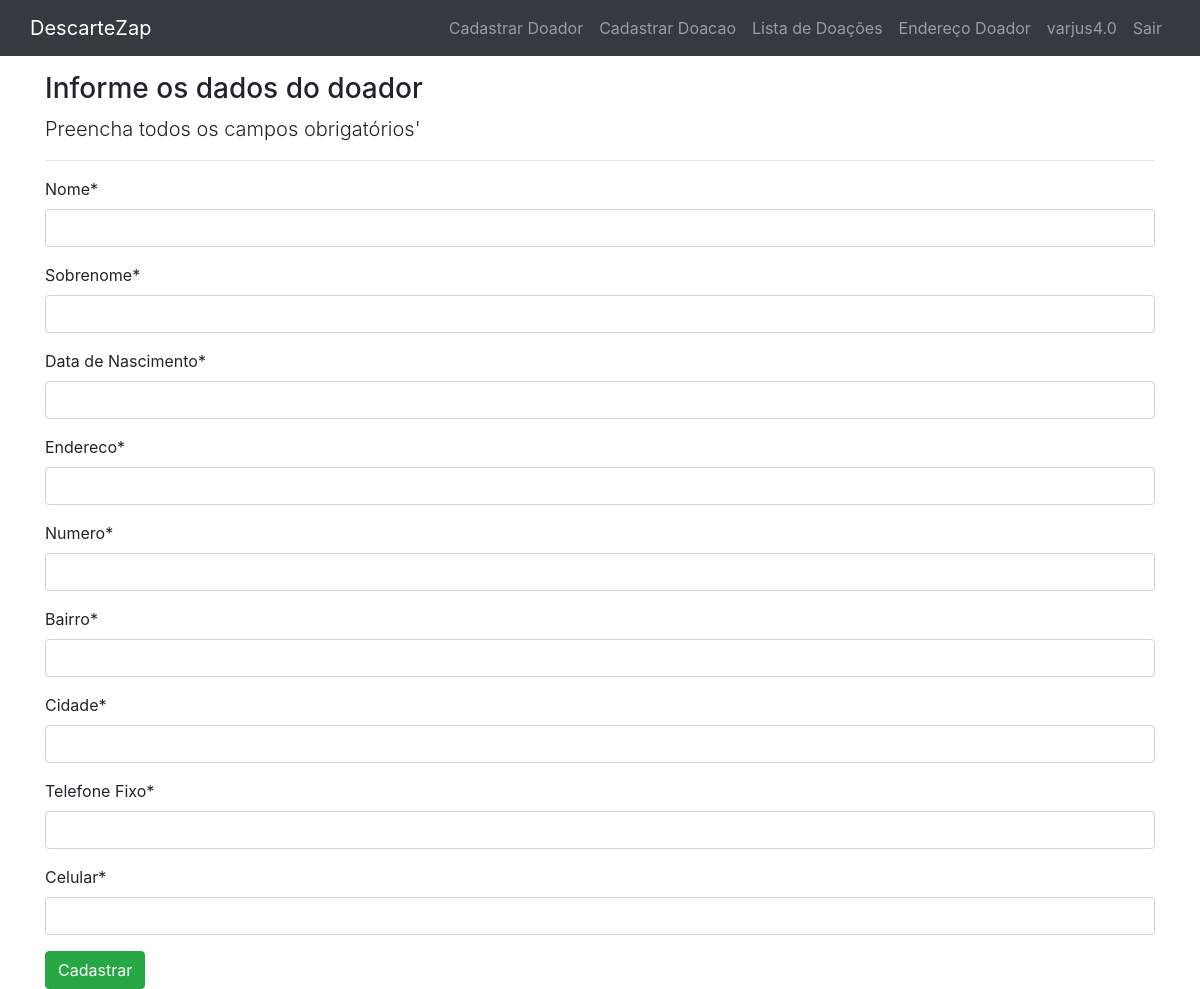
/atualizar-dados/ (signed in), run on an earlier commit of the app's database.
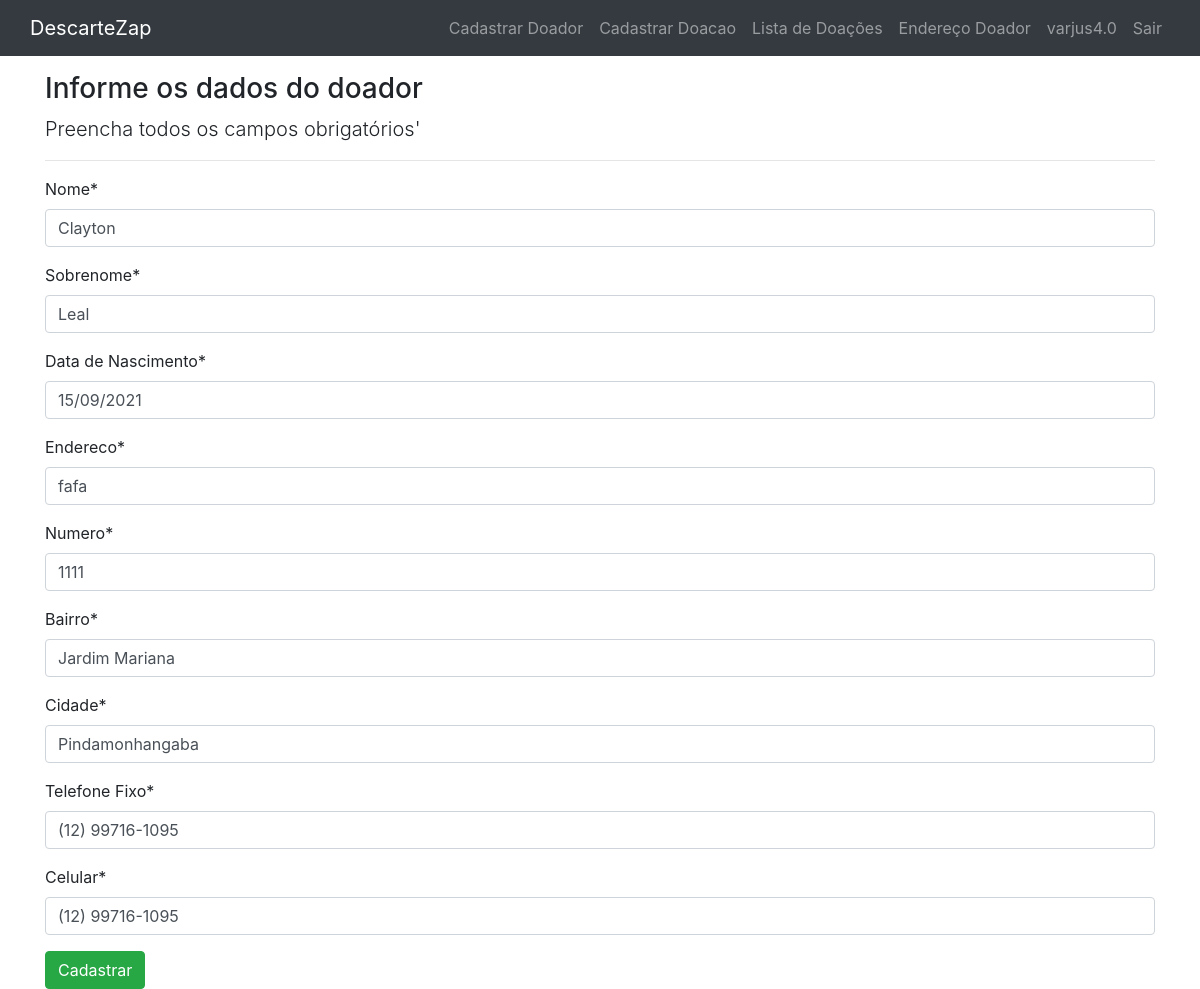
And on a later commit of the database.
### cadastros/models.py (models this page shows, shortened)
class Doadores(models.Model):
    nome = models.CharField(max_length=20, blank=False, null=True)
    sobrenome = models.CharField(max_length=20, blank=False, null=True)
    dataNascimento = models.DateField(max_length=10, blank=False, verbose_name="Data de Nascimento", null=True)
    endereco = models.CharField(max_length=100, blank=False, null=True)
    numero = models.CharField(max_length=10, blank=False, null=True)
    complemento = models.CharField(max_length=10, blank=False, null=True)
    bairro = models.CharField(max_length=20, blank=False, null=True)
    cidade = models.CharField(max_length=20, blank=False, null=True)
    telefonefixo = models.CharField(max_length=20, blank=False, unique=True, verbose_name="Telefone Fixo", null=True)
    celular = models.CharField(max_length=20, blank=False, unique=True, null=True)
    username = models.ForeignKey(User, max_length=20, on_delete=models.PROTECT, null=False)

### cadastros/views.py (the view)
# urls.py: path('atualizar-dados/', DoadorUpdate.as_view(), name="atualizar-dados"),
class DoadorUpdate(UpdateView):
    template_name = 'cadastrar/doador.html'
    model = Doadores
    fields = ['nome', 'sobrenome', 'dataNascimento', 'endereco', 'numero', 'bairro', 'cidade', 'telefonefixo',
              'celular']
    success_url = reverse_lazy('paginas:home')
    def get_object(self, queryset=None):
        self.object = get_object_or_404(Doadores, username=self.request.user)
        return self.object
    def get_context_data(self, *args, **kwargs):
        context = super().get_context_data(*args, **kwargs)
        context['titulo'] = "Registro de Novo Usuário"
        context['Botao'] = "Atualizar"
        return context

### templates/cadastrar/doador.html (shortened to what this page needs)
{% extends 'base.html' %}
{% load static %}
{% load crispy_forms_tags %}
{% block content %}
    <h3>Informe os dados do doador</h3>
<p class="lead">
    Preencha todos os campos obrigatórios'
</p>
<hr>
    <form action="" method="POST">
        {{ form|crispy }}
        <button class="btn btn-success" type="submit">Cadastrar</button>
    </form>
{% endblock %}

### templates/base.html (shortened to what this page needs)
<!DOCTYPE html>
<html lang="pt-br">
<head>
    <link rel="stylesheet" href="https://stackpath.bootstrapcdn.com/bootstrap/4.5.2/css/bootstrap.min.css">
</head>
<body>
    <header>
        <nav class="navbar navbar-expand navbar-dark bg-dark mb-3">
            <div class="container">
                <a class="navbar-brand" href="{% url 'paginas:home' %}">DescarteZap</a>
                <ul class="navbar-nav">
                    {% if user.is_authenticated %}
                     <ul class="navbar-nav">
                     <li class="nav-item">
                        <a class="nav-link" href="{% url 'cadastros:atualizar-dados' %}">Cadastrar Doador</a>
                     </li>
                     <li class="nav-item">
                        <a class="nav-link" href="{% url 'cadastros:cadastrar-doacao' %}">Cadastrar Doacao</a>
                     </li>
                      <li class="nav-item">
                        <a class="nav-link" href="{% url 'cadastros:listar-doacao' %}">Lista de Doações</a>
                     </li>
                     <li class="nav-item">
                        <a class="nav-link" href="{% url 'cadastros:listar-doadores' %}">Endereço Doador</a>
                     </li>
                     <li class="nav-item">
                        <a class="nav-link" href="{% url 'account_login' %}">
                        <span id="usarname">{{ request.user }} </span>
                        </a>
                     </li>
                    <li class="nav-item">
                        <a class="nav-link" href="{% url 'account_logout' %}">Sair</a>
                    </li>
                    {% endif %}
                </ul>
            </div>
        </nav>
    </header>
    <main class="container">
        {% block content %}
        {% endblock %}
    </main>
</body>
</html>

What changed in the data, as far as the page shows it:
changed Doadores: nome (not shown) → "Clayton"; sobrenome (not shown) → "Leal"; dataNascimento (not shown) → "15/09/2021"; endereco (not shown) → "fafa"; numero (not shown) → "1111"; bairro (not shown) → "Jardim Mariana"; cidade (not shown) → "Pindamonhangaba"; telefonefixo (not shown) → "(12) 99716-1095"; celular (not shown) → "(12) 99716-1095"
